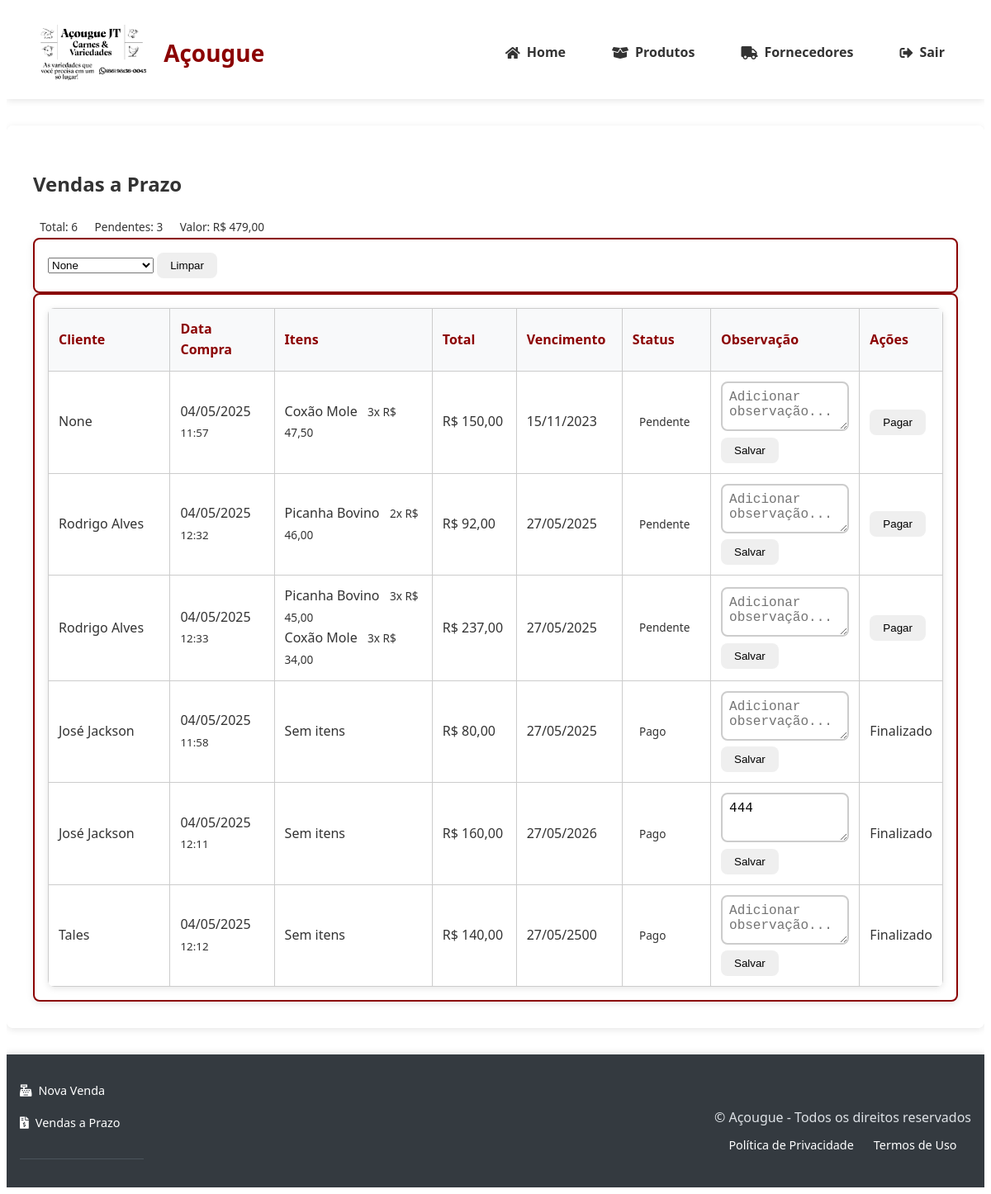
/vendas/listar_vendas_prazo (signed in), run on an earlier commit of the app's database.
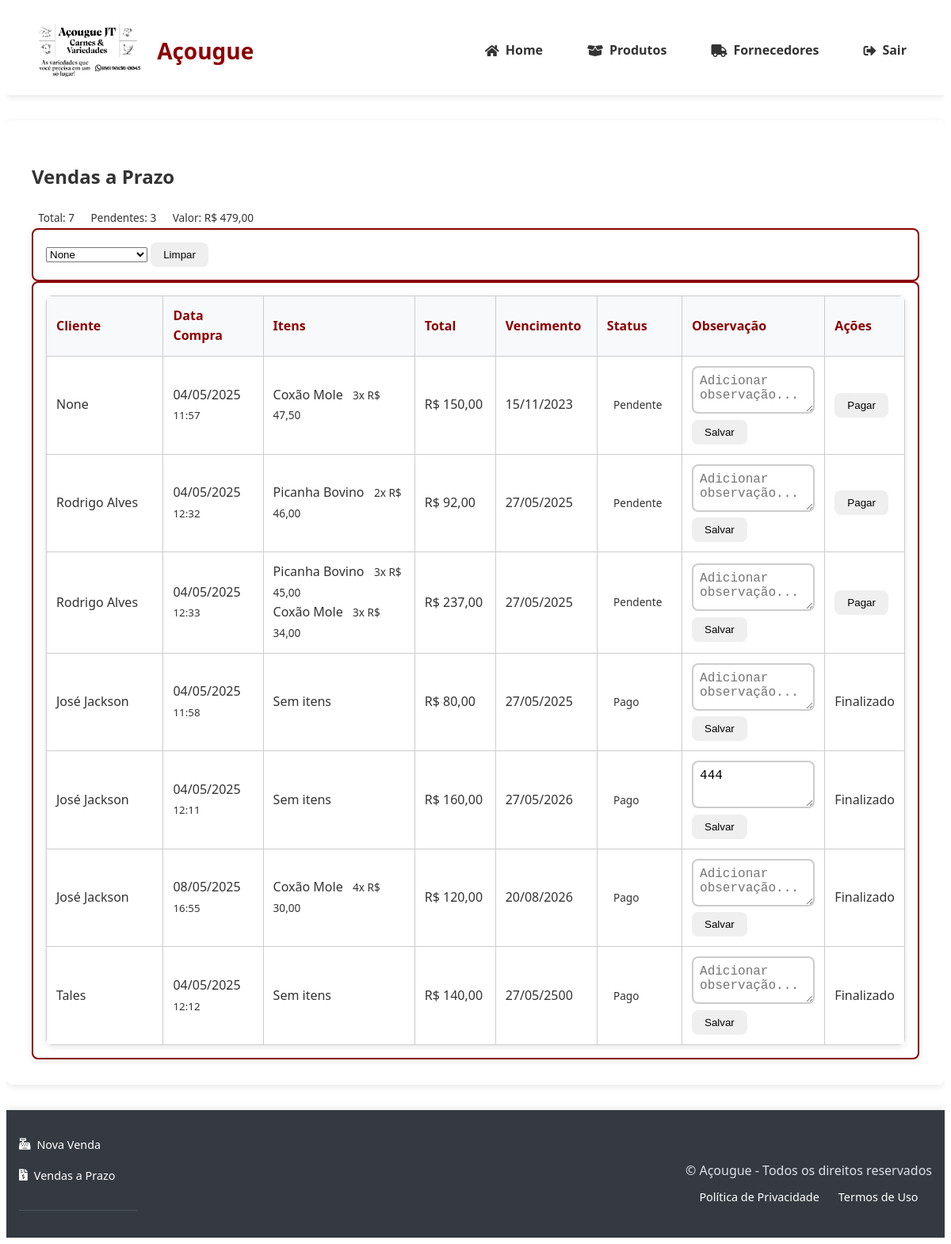
And on a later commit of the database.
### tables this page shows
CREATE TABLE venda_itens (
                id INTEGER PRIMARY KEY AUTOINCREMENT,
                venda_id TEXT NOT NULL REFERENCES vendas(id),
                produto_id INTEGER NOT NULL REFERENCES produtos(id),
                quantidade INTEGER NOT NULL,
                preco_unitario DECIMAL(10,2) NOT NULL
            );

CREATE TABLE produtos (
                id INTEGER PRIMARY KEY AUTOINCREMENT,
                nome TEXT NOT NULL,
                descricao TEXT,
                categoria TEXT NOT NULL,
                preco DECIMAL(10,2) NOT NULL,
                quantidade INTEGER NOT NULL,
                estoque_minimo INTEGER DEFAULT 0,
                codigo_barras TEXT UNIQUE,
                foto TEXT,
                fornecedor_id INTEGER REFERENCES fornecedores(id) ON DELETE SET NULL,
                data_validade DATE,
                created_at TIMESTAMP DEFAULT CURRENT_TIMESTAMP,
                updated_at TIMESTAMP DEFAULT CURRENT_TIMESTAMP,
                tipo_venda TEXT NOT NULL DEFAULT 'unidade'
            );

CREATE TABLE vendas (
                id TEXT PRIMARY KEY,
                data TIMESTAMP DEFAULT CURRENT_TIMESTAMP,
                cliente_cpf TEXT,
                cliente_nome TEXT,  
                total DECIMAL(10,2) NOT NULL,
                metodo_pagamento TEXT NOT NULL,
                usuario_id INTEGER NOT NULL REFERENCES users(id) ON DELETE CASCADE,
                status_pagamento TEXT NOT NULL DEFAULT 'pago',
                data_vencimento DATE,
                observacao TEXT
            );

### app.py (the view)
@app.route('/vendas/listar_vendas_prazo')
@login_required
@role_required('gerente')
def listar_vendas_prazo():
    letra_filter = request.args.get('letra', '').upper()
    cliente_filter = request.args.get('cliente_filter')  # Novo filtro
    with get_db_connection() as conn:
        cursor = conn.cursor()
        cursor.execute("""
            SELECT DISTINCT cliente_nome
            FROM vendas
            WHERE metodo_pagamento = 'pagamento_prazo'
            ORDER BY cliente_nome
        """)
        clientes = [row['cliente_nome'] for row in cursor.fetchall()]
        base_query = '''
            SELECT
                v.id,
                v.cliente_nome,
                v.data,
                v.total,
                v.status_pagamento,
                v.data_vencimento,
                v.observacao,
                p.nome as produto_nome,
                vi.quantidade,
                vi.preco_unitario
            FROM vendas v
            LEFT JOIN venda_itens vi ON v.id = vi.venda_id
            LEFT JOIN produtos p ON vi.produto_id = p.id
            WHERE v.metodo_pagamento = 'pagamento_prazo'
        '''
        params = []
        if cliente_filter:
            base_query += " AND v.cliente_nome = ?"
            params.append(cliente_filter)
        elif letra_filter and len(letra_filter) == 1:
            base_query += " AND v.cliente_nome LIKE ?"
            params.append(f"{letra_filter}%")
        base_query += '''
            ORDER BY
                CASE WHEN v.status_pagamento = 'pendente' THEN 0 ELSE 1 END,
                v.data_vencimento ASC,
                v.cliente_nome ASC
        '''
        cursor.execute(base_query, params)
        rows = cursor.fetchall()
    vendas_dict = defaultdict(lambda: {
        'id': None,
        'cliente_nome': '',
        'data': None,
        'total': 0,
        'status_pagamento': '',
        'data_vencimento': None,
        'observacao': '',
        'vencida': False,
        'itens': []
    })
    hoje = datetime.now().date()
    for row in rows:
        venda_id = row['id']
        data = datetime.strptime(row['data'], '%Y-%m-%d %H:%M:%S') if row['data'] else None
        data_vencimento = datetime.strptime(row['data_vencimento'], '%Y-%m-%d').date() if row['data_vencimento'] else None
        vencida = (
            row['status_pagamento'] == 'pendente' and
            data_vencimento and
            data_vencimento < hoje
        )
        vendas_dict[venda_id].update({
            'id': venda_id,
            'cliente_nome': row['cliente_nome'],
            'data': data,
            'total': row['total'],
            'status_pagamento': row['status_pagamento'],
            'data_vencimento': data_vencimento,
            'observacao': row['observacao'],
            'vencida': vencida
        })
        if row['produto_nome']:
            vendas_dict[venda_id]['itens'].append({
                'nome': row['produto_nome'],
                'quantidade': row['quantidade'],
                'preco_unitario': row['preco_unitario']
            })
    vendas = list(vendas_dict.values())
    total_vendas = len(vendas)
    total_pendentes = sum(1 for v in vendas if v['status_pagamento'] == 'pendente')
    total_valor_pendente = sum(v['total'] for v in vendas if v['status_pagamento'] == 'pendente')
    return render_template(
        'vendas/listar_vendas_prazo.html',
        vendas=vendas,
        total_vendas=total_vendas,
        total_pendentes=total_pendentes,
        total_valor_pendente=total_valor_pendente,
        clientes=clientes
    )

### templates/vendas/listar_vendas_prazo.html (shortened to what this page needs)
{% extends 'base.html' %}
{% block content %}
<div class="container-fluid px-4">
    <div class="d-flex justify-content-between align-items-center mb-4">
        <h2 class="mb-0">Vendas a Prazo</h2>
        <div class="total-info d-flex gap-2">
            <span class="badge bg-primary fs-6">Total: {{ total_vendas }}</span>
            <span class="badge bg-warning text-dark fs-6">Pendentes: {{ total_pendentes }}</span>
            <span class="badge bg-danger fs-6">Valor: {{ total_valor_pendente|format_currency }}</span>
        </div>
    </div>
    <div class="card mb-4 shadow-sm">
        <div class="card-body py-2">
            <form method="GET" action="{{ url_for('listar_vendas_prazo') }}">
                <div class="input-group">
                    <select name="cliente_filter"
                            class="form-select"
                            onchange="this.form.submit()"
                            title="Filtrar por cliente específico">
                        {% for cliente in clientes %}
                            <option value="{{ cliente }}"
                                {% if request.args.get('cliente_filter') == cliente %}selected{% endif %}>
                                {{ cliente }}
                            </option>
                        {% endfor %}
                    </select>
                    <button type="button"
                            class="btn btn-outline-secondary"
                            onclick="this.form.cliente_filter.value=''; this.form.submit()"
                            title="Remover filtro de cliente">
                        Limpar
                    </button>
                </div>
            </form>
        </div>
    </div>
    <div class="card shadow-lg">
        <div class="card-body p-0">
            <div class="table-responsive">
                <table class="table table-hover align-middle mb-0">
                    <thead class="table-light">
                        <tr>
                            <th style="width: 15%">Cliente</th>
                            <th style="width: 12%">Data Compra</th>
                            <th style="width: 20%">Itens</th>
                            <th class="text-end" style="width: 10%">Total</th>
                            <th style="width: 12%">Vencimento</th>
                            <th style="width: 10%">Status</th>
                            <th style="width: 18%">Observação</th>
                            <th style="width: 13%">Ações</th>
                        </tr>
                    </thead>
                    <tbody>
                        {% for venda in vendas %}
                        <tr class="{% if venda.vencida %}table-warning{% endif %}">
                            <td class="fw-semibold">{{ venda.cliente_nome }}</td>
                            <td>
                                <div class="text-secondary">
                                    {{ venda.data.strftime('%d/%m/%Y') if venda.data else '-' }}
                                </div>
                                <small class="text-muted">
                                    {{ venda.data.strftime('%H:%M') if venda.data else '' }}
                                </small>
                            </td>
                            <td>
                                {% if venda.itens %}
                                <div class="d-flex flex-column gap-1">
                                    {% for item in venda.itens %}
                                    <div class="d-flex justify-content-between">
                                        <span class="text-truncate" style="max-width: 120px">{{ item.nome }}</span>
                                        <span class="badge bg-light text-dark">
                                            {{ item.quantidade }}x {{ item.preco_unitario|format_currency }}
                                        </span>
                                    </div>
                                    {% endfor %}
                                </div>
                                {% else %}
                                <span class="text-muted fst-italic">Sem itens</span>
                                {% endif %}
                            </td>
                            <td class="text-end fw-bold text-success">
                                {{ venda.total|format_currency }}
                            </td>
                            <td>
                                <div class="d-flex align-items-center gap-1">
                                    {{ venda.data_vencimento.strftime('%d/%m/%Y') if venda.data_vencimento else '-' }}
                                </div>
                            </td>
                            <td>
                                <span class="badge rounded-pill bg-{% if venda.status_pagamento == 'pendente' %}warning{% else %}success{% endif %}">
                                    {{ 'Pendente' if venda.status_pagamento == 'pendente' else 'Pago' }}
                                </span>
                            </td>
                            <td>
                                <form method="POST" action="{{ url_for('adicionar_observacao_venda_prazo', venda_id=venda.id) }}">
                                    <div class="input-group">
                                        <textarea name="observacao"
                                                  class="form-control form-control-sm"
                                                  rows="2"
                                                  placeholder="Adicionar observação..."
                                                  style="min-height: 60px">{{ venda.observacao or '' }}</textarea>
                                    </div>
                                    <button type="submit" class="btn btn-sm btn-primary mt-1 w-100">
                                        Salvar
                                    </button>
                                </form>
                            </td>
                            <td class="text-center">
                                {% if venda.status_pagamento == 'pendente' %}
                                <form method="POST" action="{{ url_for('pagar_venda_prazo', venda_id=venda.id) }}">
                                    <button type="submit" class="btn btn-sm btn-success w-100">
                                        Pagar
                                    </button>
                                </form>
                                {% else %}
                                <span class="text-muted small">Finalizado</span>
                                {% endif %}
                            </td>
                        </tr>
                        {% endfor %}
                    </tbody>
                </table>
            </div>
        </div>
    </div>
</div>
{% endblock %}

### templates/base.html (shortened to what this page needs)
<!DOCTYPE html>
<html lang="pt-BR">
<head>
    <link rel="stylesheet" href="{{ url_for('static', filename='styles.css') }}">
    <link rel="stylesheet" href="https://cdnjs.cloudflare.com/ajax/libs/font-awesome/5.15.4/css/all.min.css">
</head>
<body>
    <header class="header-main">
        <div class="header-brand">
            <img src="{{ url_for('static', filename='img/logo-acougue.png') }}" alt="Logo Açougue" class="logo">
            <h1 class="site-title">Açougue</h1>
        </div>
        <nav class="main-nav">
            <a href="{{ url_for('index') }}" class="nav-link">
                <i class="fas fa-home"></i> Home
            </a>
            <a href="{{ url_for('listar_produtos') }}" class="nav-link"><i class="fas fa-box-open"></i> Produtos</a>
            <a href="{{ url_for('listar_fornecedores') }}" class="nav-link"><i class="fas fa-truck"></i> Fornecedores</a>
            <a href="{{ url_for('logout') }}" class="nav-link btn-danger"><i class="fas fa-sign-out-alt"></i> Sair</a>
        </nav>
    </header>
    <main class="container main-content">
        {% block content %}{% endblock %}
    </main>
    <footer class="main-footer">
        <div class="footer-content">
            <div class="footer-nav-links">
                <a href="{{ url_for('nova_venda') }}" class="footer-link">
                    <i class="fas fa-cash-register"></i> Nova Venda
                </a>
                <a href="{{ url_for('listar_vendas_prazo') }}" class="footer-link">
                    <i class="fas fa-file-invoice-dollar"></i> Vendas a Prazo
                </a>
            </div>
            <div class="footer-legal">
                <p class="copyright">&copy; {{ current_year }} Açougue - Todos os direitos reservados</p>
                <div class="footer-links">
                    <a href="#" class="footer-link">Política de Privacidade</a>
                    <a href="#" class="footer-link">Termos de Uso</a>
                </div>
            </div>
        </div>
    </footer>
</body>
</html>

What changed in the data, as far as the page shows it:
added venda_itens: cliente_nome "José Jackson", data "08/05/2025", data "16:55", nome "Coxão Mole", quantidade "4", preco_unitario "R$ 30,00", total "R$ 120,00", data_vencimento "20/08/2026", shows "Finalizado"
added vendas: status_pagamento "Pago"
Also different on the page:
{{ total_vendas }}: "6" → "7"
